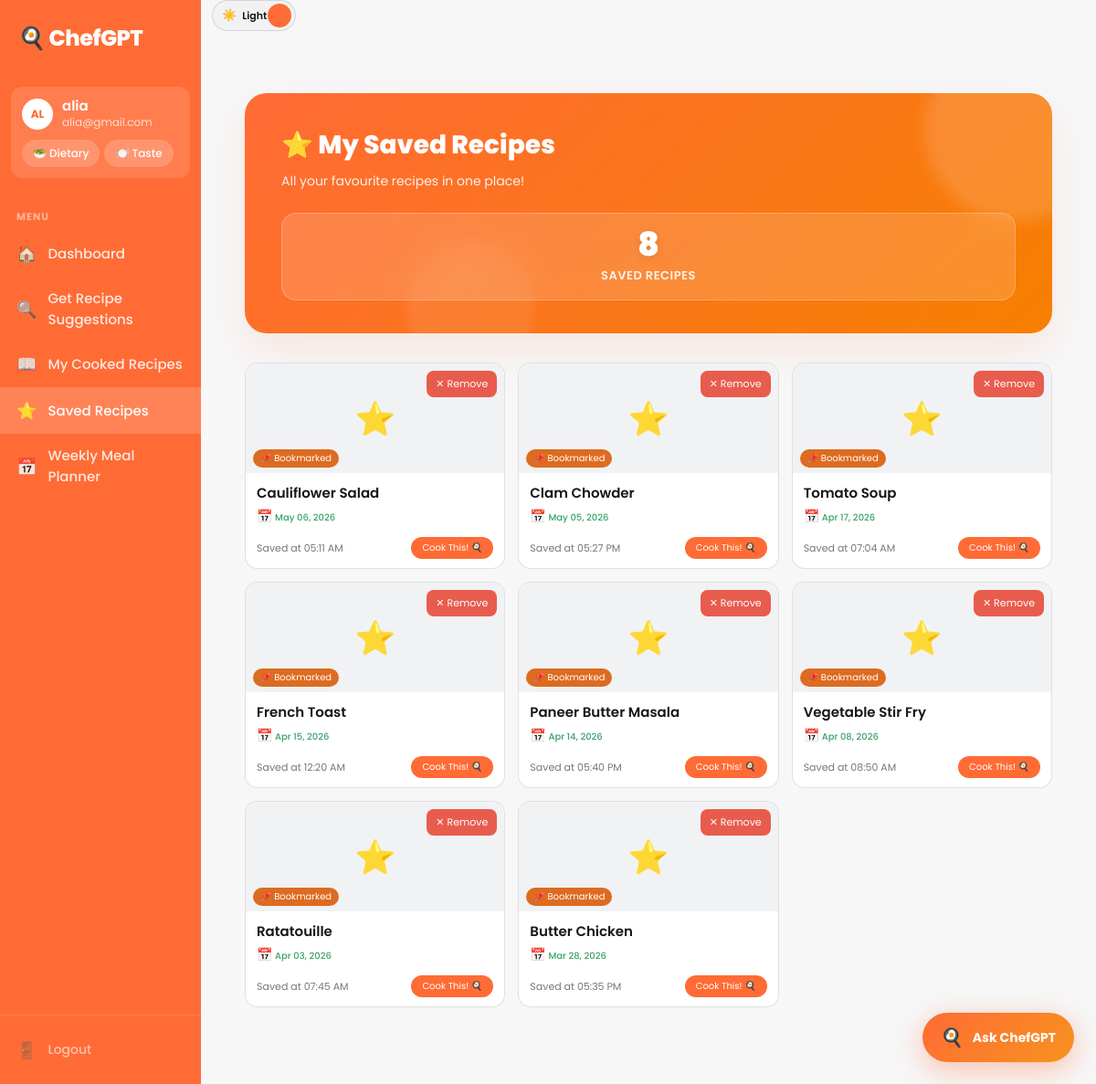
Page /saved-recipes (signed in) on the earlier database version.
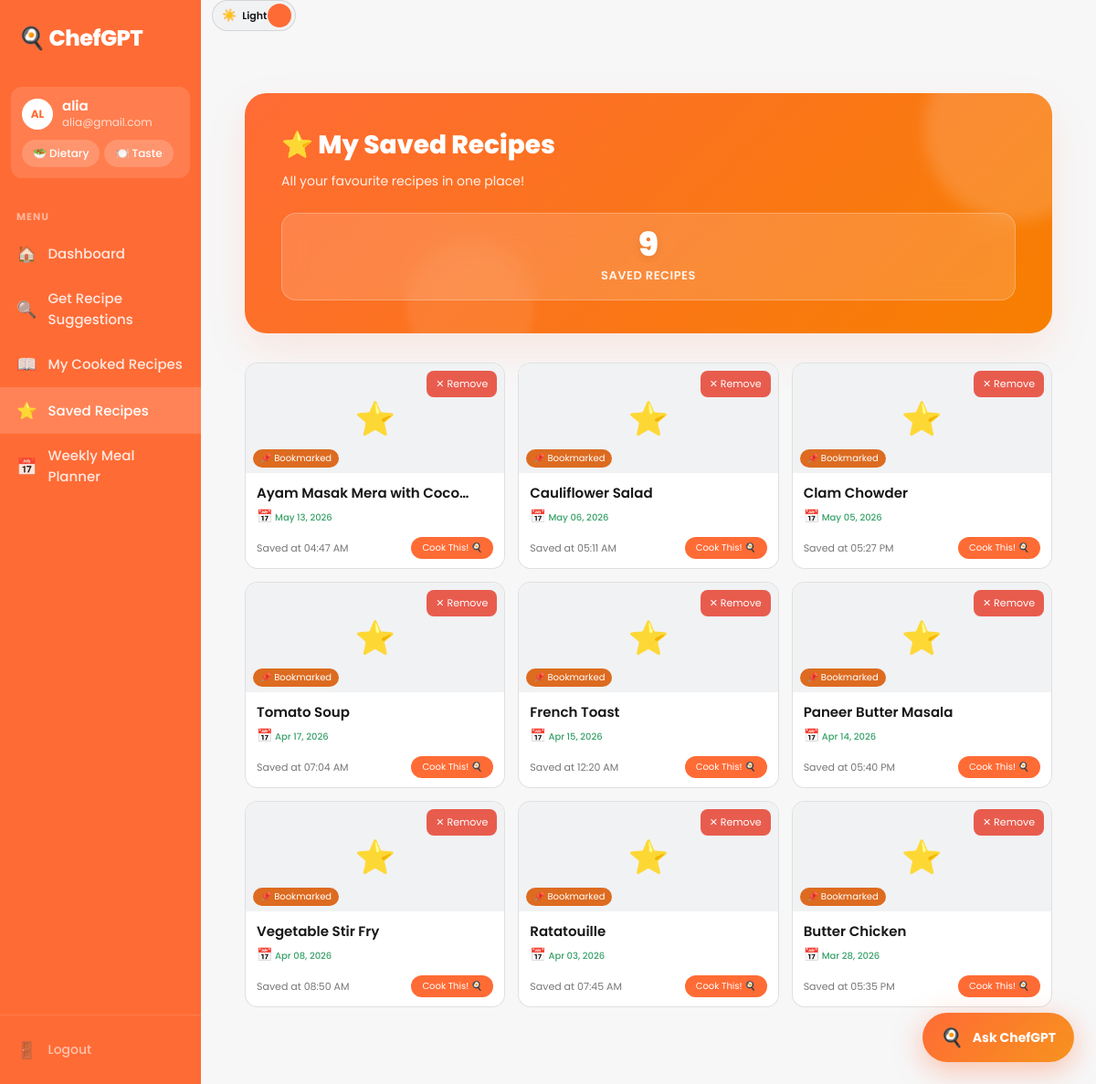
Same page on the later database version.
### app.py (models this page shows)
class User(UserMixin, db.Model):
    id = db.Column(db.Integer, primary_key=True)
    username = db.Column(db.String(80), unique=True, nullable=False)
    email = db.Column(db.String(120), unique=True, nullable=False)
    password = db.Column(db.String(200), nullable=False)
    created_at = db.Column(db.DateTime, default=datetime.utcnow)
    role = db.Column(db.String(20), nullable=False, default='user')

class SavedRecipe(db.Model):
    __tablename__ = 'saved_recipes'
    id = db.Column(db.Integer, primary_key=True)
    user_id = db.Column(db.Integer, db.ForeignKey('user.id'), nullable=False)
    recipe_id = db.Column(db.Integer, nullable=False)
    recipe_name = db.Column(db.String(200), nullable=False)
    saved_at = db.Column(db.DateTime, default=datetime.utcnow)
    user = db.relationship('User', backref='saved_recipes')

### app.py (the view)
@app.route("/saved-recipes")
@login_required
def saved_recipes():
    saved = SavedRecipe.query.filter_by(user_id=current_user.id)\
        .order_by(SavedRecipe.saved_at.desc()).all()
    return render_template("saved_recipes.html", recipes=saved)

### app.py (called while the page is built)
@login_manager.user_loader
def load_user(user_id):
    return User.query.get(int(user_id))

### templates/saved_recipes.html (shortened to what this page needs)
{% extends "base.html" %}
{% block extra_head %}
    <link rel="stylesheet" href="{{ url_for('static', filename='css/history.css') }}">
{% endblock %}
{% block content %}
    <div class="container">
        <div class="page-header">
            <h2>⭐ My Saved Recipes</h2>
            <p>All your favourite recipes in one place!</p>
            <div class="stats">
                <div class="stat-card">
                    <div class="stat-number">{{ recipes|length }}</div>
                    <div class="stat-label">Saved Recipes</div>
                </div>
            </div>
        </div>
        {% if recipes|length == 0 %}
            <div class="empty-state">
                <div style="font-size: 48px; margin-bottom: 16px;">💾</div>
                <h3>No Saved Recipes Yet</h3>
                <p>Browse recipes and hit Save to bookmark your favourites!</p>
                <a href="{{ url_for('dashboard') }}">Browse Recipes</a>
            </div>
        {% else %}
            <div class="recipe-grid">
            {% for saved in recipes %}
                <div class="recipe-card" onclick="window.location.href='{{ url_for('recipe_detail', recipe_id=saved.recipe_id) }}'" style="position: relative;">
                    <button class="view-btn" style="position: absolute; top: 8px; right: 8px; background: rgba(231, 76, 60, 0.9); color: white; border: none; padding: 6px 10px; font-size: 11px; z-index: 10; border-radius: 8px;" onclick="event.stopPropagation(); unsave({{ saved.recipe_id }}, this)">
                        ✕ Remove
                    </button>
                    <div class="recipe-card-img">
                        <div class="recipe-img-placeholder">⭐</div>
                        <div class="recipe-time-badge" style="background: #DD6B20; color: white;">📌 Bookmarked</div>
                    </div>
                    <div class="recipe-card-body">
                        <div class="recipe-card-name" style="font-size: 15px; padding-right: 20px;">{{ saved.recipe_name }}</div>
                        <div class="recipe-card-meta" style="color: #38A169; font-weight: 500; margin-top: 4px;">
                            <span style="font-size: 14px;">📅</span> {{ saved.saved_at.strftime('%b %d, %Y') }}
                        </div>
                        <div class="recipe-card-footer" style="margin-top: 12px;">
                            <div class="recipe-rating" style="font-size: 11px;">Saved at {{ saved.saved_at.strftime('%I:%M %p') }}</div>
                            <div class="recipe-view-btn" style="background: var(--brand);">Cook This! 🍳</div>
                        </div>
                    </div>
                </div>
            {% endfor %}
            </div>
        {% endif %}
    </div>
{% endblock %}

### templates/base.html (shortened to what this page needs)
<!DOCTYPE html>
<html lang="en">
<head>
    <link rel="stylesheet" href="{{ url_for('static', filename='css/dashboard.css') }}">
    {% block extra_head %}{% endblock %}
</head>
<body>
<div class="dashboard-layout">
  <aside class="sidebar">
    <div class="sidebar-logo">🍳 ChefGPT</div>
    <div class="profile-block">
      <div class="profile-row">
        <div class="avatar">{{ current_user.username[:2].upper() if current_user.is_authenticated else '' }}</div>
        <div>
          <div class="profile-name">{{ current_user.username if current_user.is_authenticated else '' }}</div>
          <div class="profile-email">{{ current_user.email if current_user.is_authenticated else '' }}</div>
        </div>
      </div>
      <div class="profile-pills">
        <button class="pill" onclick="openDietDrawer()">🥗 Dietary</button>
        <button class="pill" onclick="openTasteDrawer()">🍽️ Taste</button>
      </div>
    </div>
    <nav class="sidebar-nav">
      <div class="nav-label">MENU</div>
      <a href="{{ url_for('dashboard') }}" class="nav-item {% if request.endpoint == 'dashboard' %}active{% endif %}">
        <span class="nav-icon">🏠</span> Dashboard</a>
      <a href="{{ url_for('recommend_page') }}" class="nav-item {% if request.endpoint == 'recommend_page' %}active{% endif %}">
        <span class="nav-icon">🔍</span> Get Recipe Suggestions</a>
      <a href="{{ url_for('cooked_history') }}" class="nav-item {% if request.endpoint == 'cooked_history' %}active{% endif %}">
        <span class="nav-icon">📖</span> My Cooked Recipes</a>
      <a href="{{ url_for('saved_recipes') }}" class="nav-item {% if request.endpoint == 'saved_recipes' %}active{% endif %}">
        <span class="nav-icon">⭐</span> Saved Recipes</a>
      <a href="{{ url_for('meal_planner') }}" class="nav-item {% if request.endpoint == 'meal_planner' %}active{% endif %}">
        <span class="nav-icon">📅</span> Weekly Meal Planner</a>
    </nav>
    <div class="sidebar-bottom">
      <a href="{{ url_for('logout') }}" class="nav-item nav-logout">
        <span class="nav-icon">🚪</span> Logout</a>
    </div>
  </aside>
  <main class="main-content">
    <div class="topbar-actions">
      <button class="theme-switch" type="button" onclick="toggleTheme()" aria-label="Toggle theme">
        <span class="theme-switch-icon" id="themeIcon">🌙</span>
        <span class="theme-switch-text" id="themeText">Dark</span>
        <span class="theme-switch-knob"></span>
      </button>
    </div>
    <div class="page-content">
      {% block content %}{% endblock %}
    </div>
  </main>
</div>
{% include 'partials/floating_chat.html' %}
</body>
        {% set diet_options = [('omnivore','🍽️ No Restrictions','Eats everything'),('vegetarian','🥦 Vegetarian','No meat, dairy & eggs ok'),('vegan','🌱 Vegan','No animal products'),('halal','☪️ Halal','No pork & alcohol')] %}
</html>

### templates/partials/floating_chat.html (shortened to what this page needs)
<div id="chat-bubble" onclick="openChat()" style="position:fixed; bottom:24px; right:24px; z-index:9998;
         display:flex; align-items:center; gap:10px;
         background:linear-gradient(135deg, #ff6b35, #f7931e);
         padding:12px 20px; border-radius:999px;
         box-shadow:0 8px 32px rgba(255,107,53,0.4);
         cursor:pointer; transition:all 0.3s;">
  <span style="font-size:20px;">🍳</span>
  <span style="color:white; font-weight:700; font-size:14px;">Ask ChefGPT</span>
</div>

### static/css/history.css (style rules this page uses)
.container { max-width: 1000px; margin: 20px auto; padding: 0 16px; animation: slideUp 0.4s ease-out forwards; }
.page-header { background: linear-gradient(135deg, var(--brand) 0%, #f77f00 100%); padding: 36px 40px; border-radius: 24px; margin-bottom: 32px; position: relative; overflow: hidden; box-shadow: var(--shadow); color: white; }
.page-header::before { content: ''; position: absolute; top: -60px; right: -60px; width: 200px; height: 200px; background: rgba(255,255,255,0.15); border-radius: 50%; filter: blur(8px); }
.page-header::after { content: ''; position: absolute; bottom: -40px; left: 20%; width: 140px; height: 140px; background: rgba(255,255,255,0.08); border-radius: 50%; filter: blur(4px); }
.page-header h2 { font-size: 28px; font-weight: 800; margin-bottom: 8px; position: relative; z-index: 1; }
.page-header p { color: rgba(255,255,255,0.9); font-size: 14px; position: relative; z-index: 1; }
.stats { display: flex; gap: 16px; margin-top: 24px; position: relative; z-index: 1; }
.stat-card { background: rgba(255,255,255,0.15); backdrop-filter: blur(12px); border: 1px solid rgba(255,255,255,0.25); padding: 16px 24px; border-radius: 16px; flex: 1; text-align: center; transition: all 0.3s cubic-bezier(0.4, 0, 0.2, 1); }
.stat-number { font-size: 36px; font-weight: 900; color: white; line-height: 1; margin-bottom: 6px; text-shadow: 0 2px 10px rgba(0,0,0,0.1); }
.stat-label { color: rgba(255,255,255,0.9); font-size: 13px; font-weight: 600; text-transform: uppercase; letter-spacing: 0.5px; }

Differences in the rows shown:
added SavedRecipe: recipe_name "Ayam Masak Mera with Coco…", saved_at "May 13, 2026", saved_at "04:47 AM"
Other differences:
{{ recipes|length }}: "8" → "9"
